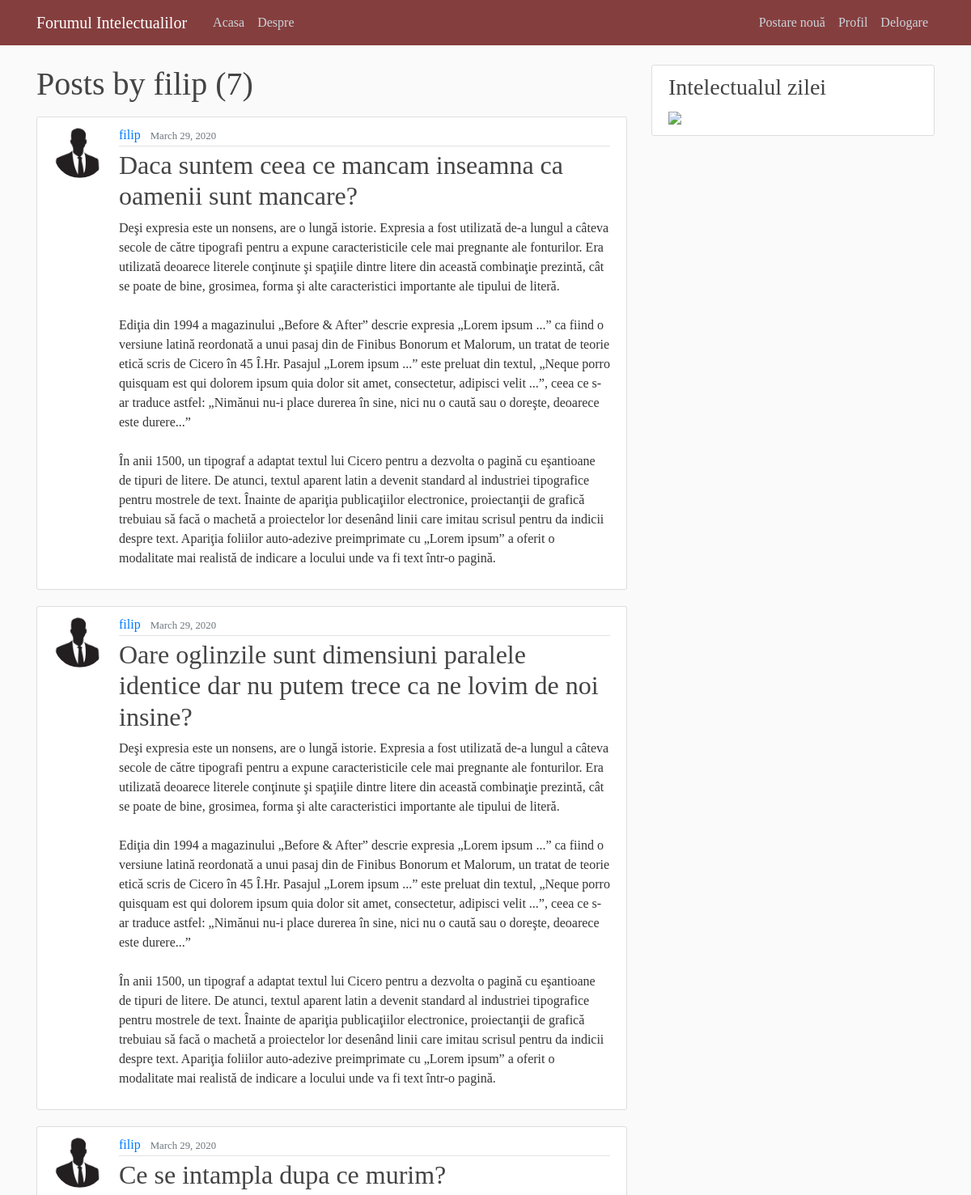
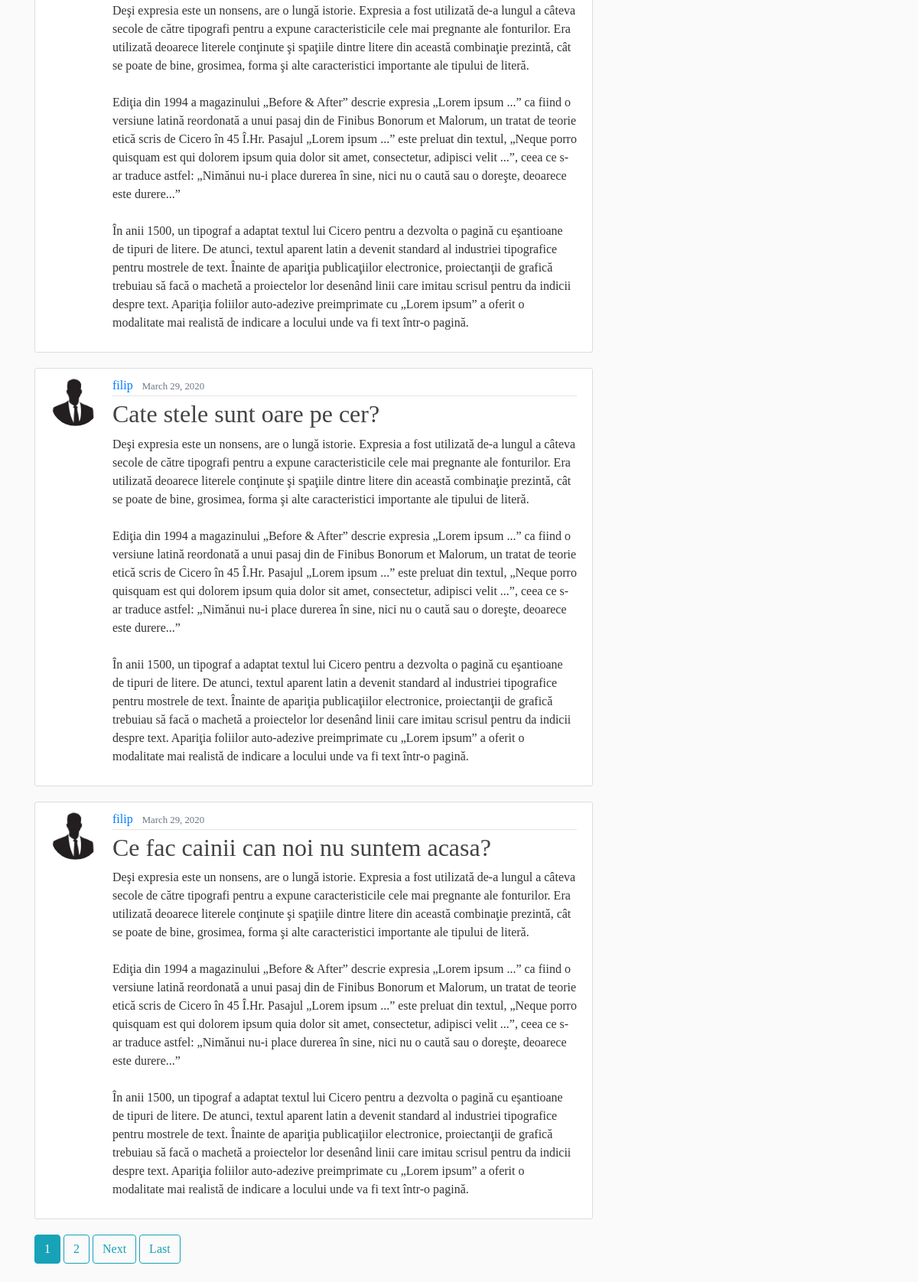
The page /user/filip (signed in) on the database its author committed (2 pictures, top to bottom).
### blog/models.py (models this page shows, shortened)
class Post(models.Model):
    title = models.CharField(max_length=100)
    content = models.TextField()
    date_posted = models.DateTimeField(default=timezone.now)
    author = models.ForeignKey(User, on_delete=models.CASCADE)

### users/models.py (models this page shows, shortened)
class Profile(models.Model):
    user = models.OneToOneField(User, on_delete=models.CASCADE)
    image = models.ImageField(default='default.jpg', upload_to='profile_pics')

### blog/views.py (the view)
# urls.py: path('user/<str:username>', UserPostListView.as_view(), name='user-posts'),
class UserPostListView(ListView):
    model = Post
    template_name = 'blog/user_posts.html'  # <app>/<model>_<viewtype>.html
    context_object_name = 'posts'
    paginate_by = 5
    def get_queryset(self):
        user = get_object_or_404(User, username=self.kwargs.get('username'))
        return Post.objects.filter(author=user).order_by('-date_posted')

### blog/templates/blog/user_posts.html (shortened to what this page needs)
{% extends "blog/base.html" %}
{% block content %}
    <h1 class="mb-3">Posts by {{ view.kwargs.username }} ({{ page_obj.paginator.count }})</h1>
    {% for post in posts %}
        <article class="media content-section">
          <img class="rounded-circle article-img" src="{{ post.author.profile.image.url }}">
          <div class="media-body">
            <div class="article-metadata">
              <a class="mr-2" href="{% url 'user-posts' post.author.username %}">{{ post.author }}</a>
              <small class="text-muted">{{ post.date_posted|date:"F d, Y" }}</small>
            </div>
            <h2><a class="article-title" href="{% url 'post-detail' post.id %}">{{ post.title }}</a></h2>
            <p class="article-content">{{ post.content }}</p>
          </div>
        </article>
    {% endfor %}
    {% if is_paginated %}
      {% for num in page_obj.paginator.page_range %}
        {% if page_obj.number == num %}
          <a class="btn btn-info mb-4" href="?page={{ num }}">{{ num }}</a>
        {% elif num > page_obj.number|add:'-3' and num < page_obj.number|add:'3' %}
          <a class="btn btn-outline-info mb-4" href="?page={{ num }}">{{ num }}</a>
        {% endif %}
      {% endfor %}
      {% if page_obj.has_next %}
        <a class="btn btn-outline-info mb-4" href="?page={{ page_obj.next_page_number }}">Next</a>
        <a class="btn btn-outline-info mb-4" href="?page={{ page_obj.paginator.num_pages }}">Last</a>
      {% endif %}
    {% endif %}
{% endblock content %}

### blog/static/blog/main.css (style rules this page uses)
html * { font-family: "Palatino Linotype", "Book Antiqua", Palatino, serif !important; }
body { background: #fafafa; color: #333333; margin-top: 5rem; }
h1, h2, h3, h4, h5, h6 { color: #444444; }
.content-section { background: #ffffff; padding: 10px 20px; border: 1px solid #dddddd; border-radius: 3px; margin-bottom: 20px; }
.article-title { color: #444444; }
.article-content { white-space: pre-line; }
.article-img { height: 65px; width: 65px; margin-right: 16px; }
.article-metadata { padding-bottom: 1px; margin-bottom: 4px; border-bottom: 1px solid #e3e3e3 }

### rows shown on the page
Post: author.profile.image (placeholder picture), author "filip", date_posted "March 29, 2020", title "Daca suntem ceea ce mancam inseamna ca oamenii sunt mancare?", content "Deşi expresia este un nonsens, are o lungă istorie. Expresia a fost utilizată de-a lungul a câteva secole de către tipografi pentru a expune caracteristicile cele mai pregnante ale fonturilor. Era utilizată deoarece literele conţinute şi spaţiile dintre litere din această combinaţie prezintă, cât se poate de bine, grosimea, forma şi alte caracteristici importante ale tipului de literă. Ediţia din 1994 a magazinului „Before & After” descrie expresia „Lorem ipsum ...” ca fiind o versiune latină reordonată a unui pasaj din de Finibus Bonorum et Malorum, un tratat de teorie etică scris de Cicero în 45 Î.Hr. Pasajul „Lorem ipsum ...” este preluat din textul, „Neque porro quisquam est qui dolorem…"
Post: author.profile.image (placeholder picture), author "filip", date_posted "March 29, 2020", title "Oare oglinzile sunt dimensiuni paralele identice dar nu putem trece ca ne lovim de noi insine?", content "Deşi expresia este un nonsens, are o lungă istorie. Expresia a fost utilizată de-a lungul a câteva secole de către tipografi pentru a expune caracteristicile cele mai pregnante ale fonturilor. Era utilizată deoarece literele conţinute şi spaţiile dintre litere din această combinaţie prezintă, cât se poate de bine, grosimea, forma şi alte caracteristici importante ale tipului de literă. Ediţia din 1994 a magazinului „Before & After” descrie expresia „Lorem ipsum ...” ca fiind o versiune latină reordonată a unui pasaj din de Finibus Bonorum et Malorum, un tratat de teorie etică scris de Cicero în 45 Î.Hr. Pasajul „Lorem ipsum ...” este preluat din textul, „Neque porro quisquam est qui dolorem…"
Post: author.profile.image (placeholder picture), author "filip", date_posted "March 29, 2020", title "Ce se intampla dupa ce murim?", content "Deşi expresia este un nonsens, are o lungă istorie. Expresia a fost utilizată de-a lungul a câteva secole de către tipografi pentru a expune caracteristicile cele mai pregnante ale fonturilor. Era utilizată deoarece literele conţinute şi spaţiile dintre litere din această combinaţie prezintă, cât se poate de bine, grosimea, forma şi alte caracteristici importante ale tipului de literă. Ediţia din 1994 a magazinului „Before & After” descrie expresia „Lorem ipsum ...” ca fiind o versiune latină reordonată a unui pasaj din de Finibus Bonorum et Malorum, un tratat de teorie etică scris de Cicero în 45 Î.Hr. Pasajul „Lorem ipsum ...” este preluat din textul, „Neque porro quisquam est qui dolorem…"
Post: author.profile.image (placeholder picture), author "filip", date_posted "March 29, 2020", title "Cate stele sunt oare pe cer?", content "Deşi expresia este un nonsens, are o lungă istorie. Expresia a fost utilizată de-a lungul a câteva secole de către tipografi pentru a expune caracteristicile cele mai pregnante ale fonturilor. Era utilizată deoarece literele conţinute şi spaţiile dintre litere din această combinaţie prezintă, cât se poate de bine, grosimea, forma şi alte caracteristici importante ale tipului de literă. Ediţia din 1994 a magazinului „Before & After” descrie expresia „Lorem ipsum ...” ca fiind o versiune latină reordonată a unui pasaj din de Finibus Bonorum et Malorum, un tratat de teorie etică scris de Cicero în 45 Î.Hr. Pasajul „Lorem ipsum ...” este preluat din textul, „Neque porro quisquam est qui dolorem…"
Post: author.profile.image (placeholder picture), author "filip", date_posted "March 29, 2020", title "Ce fac cainii can noi nu suntem acasa?", content "Deşi expresia este un nonsens, are o lungă istorie. Expresia a fost utilizată de-a lungul a câteva secole de către tipografi pentru a expune caracteristicile cele mai pregnante ale fonturilor. Era utilizată deoarece literele conţinute şi spaţiile dintre litere din această combinaţie prezintă, cât se poate de bine, grosimea, forma şi alte caracteristici importante ale tipului de literă. Ediţia din 1994 a magazinului „Before & After” descrie expresia „Lorem ipsum ...” ca fiind o versiune latină reordonată a unui pasaj din de Finibus Bonorum et Malorum, un tratat de teorie etică scris de Cicero în 45 Î.Hr. Pasajul „Lorem ipsum ...” este preluat din textul, „Neque porro quisquam est qui dolorem…"

### other values the page prints
{{ view.kwargs.username }} "filip"
{{ page_obj.paginator.count }} "7"
{{ num }} "1"
{{ num }} "2"
